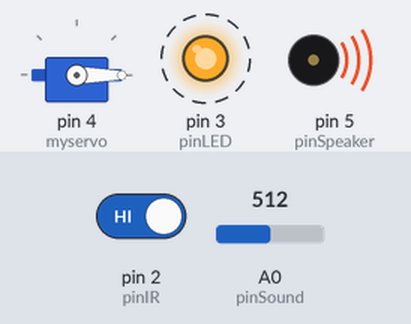
Simulated run of this sketch. Board: Arduino Uno, built with avr-gcc and run on an emulated ATmega328P. Parts: servo, output pins drawn as LEDs (lit = HIGH), buzzer (waves = sounding, pin HIGH). Dashed ring = blinking. The test bench sets the inputs (shaded band); at power-on: A0 (pinSound) = 512, pin 2 (pinIR) HIGH.

Above: at 3.3 s.
3.4 s: A0 (pinSound) set to 206
6.9 s: A0 (pinSound) set to 192
At 8.4 s:
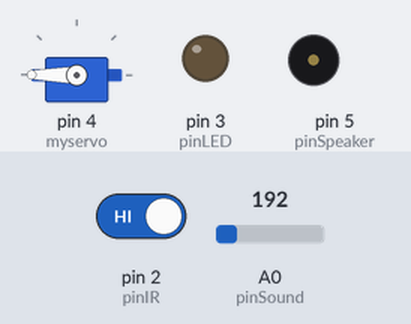
10.2 s: A0 (pinSound) set to 210
At 10.9 s:
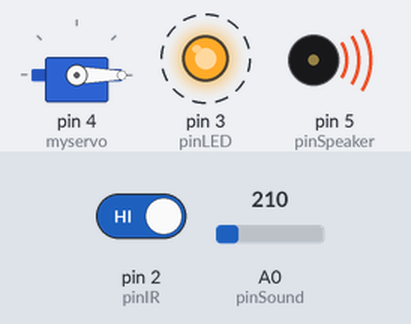
16.7 s: A0 (pinSound) set to 190
At 18.6 s:
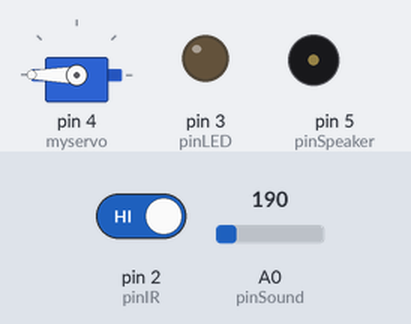
Timing chart, 0 to 20.1 s (numbered marks = the images above; inputs shaded):
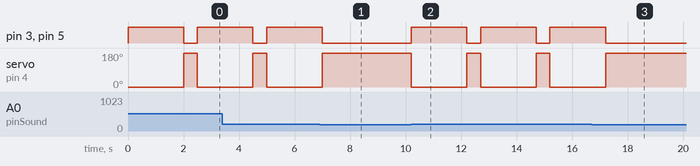

The sketch:

servo-LED-buzzer-infrared-sound.ino
```cpp
#include <Servo.h>                        //digunakan untuk menyertakan library Servo pada program Arduino
Servo myservo;                            //membuat variabel untuk Servo

int pos = 0;                              //deklarasi variabel untuk posisi sudut dari 0 derajat
const int pinIR = 2;                      //deklarasi konstanta untuk pin sensor infrared pada pin 2
const int pinLED = 3;                     //deklarasi konstanta untuk pin lampu LED pada pin 3
const int pinServo = 4;                   //deklarasi konstanta untuk pin Servo mini pada pin 4
const int pinSpeaker = 5;                 //deklarasi konstanta untuk pin Buzzer pada pin 5
const int pinSound = A0;                  //deklarasi konstanta untuk pin sensor suara pada pin analog 0
const int threshold = 200;                //deklarasi konstanta untuk tingkat ambang batas yang berada dalam kisaran input analog sensor suara

void setup(){                             //fungsi yang dipanggil ketika program dimulai dan hanya akan berjalan sekali saja setelah setiap powerUP atau ketika board Arduino direset
  pinMode(pinIR, INPUT);                  //meng-set mode pin pada pin sensor infrared sebagai pin input
  pinMode(pinSound, INPUT);               //meng-set mode pin pada pin sensor suara sebagai pin input
  pinMode(pinLED, OUTPUT);                //meng-set mode pin pada pin lampu LED sebagai pin output
  pinMode(pinSpeaker, OUTPUT);            //meng-set mode pin pada pin Buzzer sebagai pin output
  myservo.attach(4);                      //deklarasi Servo pada pin 4
}

void loop(){                              //bertujuan untuk mengeksekusi dan menjalankan program yang sudah dibuat
  int nilaiIR = digitalRead(pinIR);       //variabel nilaiIR digunakan untuk menampung nilai input dari pinIR
  int nilaiSound = analogRead(pinSound);  //variabel nilaiSound digunakan untuk menampung nilai input dari pinSound
  if(nilaiIR == LOW){                     //jika nilaiIR sama dengan low / 0, maka
    pos = 0;                              //posisi sudut Servo mini 0 derajat
    myservo.write(pos);                   //memerintahkan Servo ke posisi derajat sesuai nilai variabel pos
    digitalWrite(pinLED, HIGH);           //salah satu perintah yang berfungsi untuk memberi nilai HIGH atau 1 kepada pinLED
    digitalWrite(pinSpeaker, HIGH);       //salah satu perintah yang berfungsi untuk memberi nilai HIGH atau 1 kepada pinSpeaker
    delay(2000);                          //berfungsi untuk merepresentasikan waktu diukur dalam milidetik, maka program harus menunggu sampai pindah ke baris kode berikutnya

    pos = 180;                            //posisi sudut Servo mini 180 derajat
    myservo.write(pos);                   //memerintahkan Servo ke posisi derajat sesuai nilai variabel pos
    digitalWrite(pinLED, LOW);            //salah satu perintah yang berfungsi untuk memberi nilai LOW atau 0 kepada pinLED
    digitalWrite(pinSpeaker, LOW);        //salah satu perintah yang berfungsi untuk memberi nilai LOW atau 0 kepada pinSpeaker
    delay(500);                           //berfungsi untuk merepresentasikan waktu diukur dalam milidetik, maka program harus menunggu sampai pindah ke baris kode berikutnya
  }
  if(nilaiSound >= threshold){            //jika nilaiSound lebih dari sama dengan threshold yakni 200, maka
    pos = 0;                              //posisi sudut Servo mini 0 derajat
    myservo.write(pos);                   //memerintahkan Servo ke posisi derajat sesuai nilai variabel pos
    digitalWrite(pinLED, HIGH);           //salah satu perintah yang berfungsi untuk memberi nilai HIGH atau 1 kepada pinLED
    digitalWrite(pinSpeaker, HIGH);       //salah satu perintah yang berfungsi untuk memberi nilai HIGH atau 1 kepada pinSpeaker
    delay(2000);                          //berfungsi untuk merepresentasikan waktu diukur dalam milidetik, maka program harus menunggu sampai pindah ke baris kode berikutnya

    pos = 180;                            //posisi sudut Servo mini 180 derajat
    myservo.write(pos);                   //memerintahkan Servo ke posisi derajat sesuai nilai variabel pos
    digitalWrite(pinLED, LOW);            //salah satu perintah yang berfungsi untuk memberi nilai LOW atau 0 kepada pinLED
    digitalWrite(pinSpeaker, LOW);        //salah satu perintah yang berfungsi untuk memberi nilai LOW atau 0 kepada pinSpeaker
    delay(500);                           //berfungsi untuk merepresentasikan waktu diukur dalam milidetik, maka program harus menunggu sampai pindah ke baris kode berikutnya
  }
}
```

Measured:
- the behaviour switches between 200 and 199 on A0 (pinSound) (found by bisection; images 0 and 1)
- after the input at 6.9 s, pin 3 (pinLED), pin 5 (pinSpeaker): goes on until 7.0 s, then stays LOW; servo on pin 4 (myservo): goes on until 7.0 s, then stays 180°
- after the input at 10.2 s, pin 3 (pinLED), pin 5 (pinSpeaker): alternates HIGH for 2.0 s and LOW for 0.50 s, starting at once; servo on pin 4 (myservo): alternates 180° for 0.50 s and 0° for 2.0 s, starting at once
- after the input at 16.7 s, pin 3 (pinLED), pin 5 (pinSpeaker): goes on until 17.2 s, then stays LOW; servo on pin 4 (myservo): goes on until 17.2 s, then stays 180°
